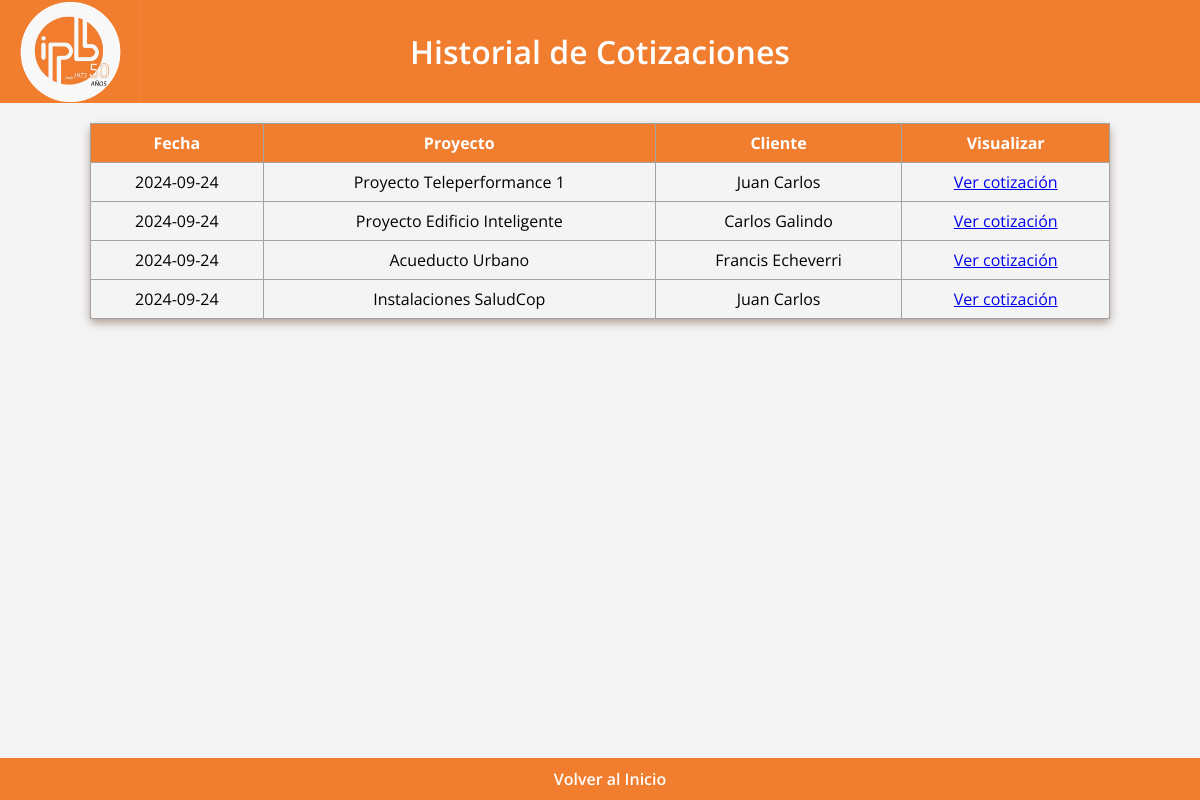
The page /lista_cotizaciones on the database its author committed.
### app.py (models this page shows, shortened)
class Cotizacion(db.Model):
    id = db.Column(db.Integer, primary_key=True)
    fecha = db.Column(db.Date, default=lambda: datetime.now(pytz.timezone('America/Bogota')).date())
    ciudad = db.Column(db.String(100), nullable=False)
    empresa = db.Column(db.String(100), nullable=False)
    proyecto = db.Column(db.String(100), nullable=False)
    plazo = db.Column(db.String(100), nullable=False)
    entrega = db.Column(db.String(100), nullable=False)
    anticipo = db.Column(db.Integer, nullable=False)
    p_acta = db.Column(db.Integer, nullable=False)
    f_acta = db.Column(db.Integer, nullable=False)
    consecutivo = db.Column(db.Integer, nullable=False)
    version_padre_id = db.Column(db.Integer, db.ForeignKey('cotizacion.id'), nullable=True)
    versiones = db.relationship('Cotizacion', backref=db.backref('version_padre', remote_side=[id]), lazy=True)
    productos_detalle = db.relationship('CotizacionProducto', backref='cotizacion', lazy=True)
    cliente_id = db.Column(db.Integer, db.ForeignKey('cliente.id'), nullable=False)
    cliente = db.relationship('Cliente', backref=db.backref('cotizaciones', lazy=True))
    servicio = db.Column(db.String(1000), nullable=False, default="v")

class Cliente(db.Model):
    id = db.Column(db.Integer, primary_key=True)
    nombre = db.Column(db.String(100), nullable=False)
    celular = db.Column(db.Integer, nullable=False)
    email = db.Column(db.String(100), nullable=False)
    """
    cotizacion_id = db.Column(db.Integer, db.ForeignKey('cotizacion.id'))
    cotizaciones = db.relationship('Cotizacion', back_populates='clienten', order_by='Cotizacion.id')
    """

### app.py (the view)
@app.route('/lista_cotizaciones')
def listar_cotizaciones():
    cotizaciones_sin_hijas = db.session.query(Cotizacion).filter(
        ~Cotizacion.versiones.any()
    ).all()
    return render_template('lista_cotizaciones.html', cotizaciones=cotizaciones_sin_hijas)

### templates/lista_cotizaciones.html (shortened to what this page needs)
<!DOCTYPE html>
<html lang="en">
<head>
    <link rel="stylesheet" href="{{ url_for('static', filename='styleListaCotizaciones.css') }}">
</head>
<body>
    <header>
        <img src="static/logobonito.png" alt="Logo de IPB SAS" class="logobonito">
        <h1>Historial de Cotizaciones</h1>
    </header>
    <table id="myTable" border="1" class="cotizaciones">
        <thead>
            <tr>
                <th>Fecha</th>
                <th>Proyecto</th>
                <th>Cliente</th>
                <th>Visualizar</th>
            </tr>
        </thead>
        <tbody>
            {% for cotizacion in cotizaciones%}
            <tr>
                <td>{{ cotizacion.fecha }}</td>
                <td>{{ cotizacion.proyecto }}</td>
                <td>{{ cotizacion.cliente.nombre }}</td>
                <td><a href="/versiones_cotizacion/{{cotizacion.id}}"class="btn-ver-cotizacion">Ver cotización</a></td>
            </tr>
            {% endfor %}
        </tbody>
    </table>
    <footer>
        <a href="/" class="support-link">Volver al Inicio</a>
    </footer>
</body>
</html>

### static/styleListaCotizaciones.css (style rules this page uses)
html, body { height: 100%; margin: 0; }
body { display: flex; flex-direction: column; font-family: 'Open Sans', Arial, sans-serif; padding: 0; box-sizing: border-box; background-color: #f4f4f4; }
header .logobonito { height: 100px; width: auto; position: absolute; top: 50%; left: 0; transform: translateY(-50%); }
header { background-color: #f17d2f; color: white; padding: 30px; text-align: center; position: relative; }
h1 { margin: 0; font-weight: 600; }
table { width: 85%; margin: 20px auto; border-collapse: collapse; border: 1px solid #a3a3a3; border-radius: 5px; box-shadow: 0 4px 8px #6b4e3a80; }
th, td { padding: 8px; text-align: center; border-bottom: 1px solid #a3a3a3; }
th { background-color: #f17d2f; color: white; }
footer { background-color: #f17d2f; color: white; padding: 10px; text-align: center; position: fixed; width: 100%; bottom: 0; }
.support-link { color: white; text-decoration: none; font-weight: 600; }

### rows shown on the page
Cotizacion: fecha "2024-09-24", proyecto "Proyecto Teleperformance 1", cliente.nombre "Juan Carlos"
Cotizacion: fecha "2024-09-24", proyecto "Proyecto Edificio Inteligente", cliente.nombre "Carlos Galindo"
Cotizacion: fecha "2024-09-24", proyecto "Acueducto Urbano", cliente.nombre "Francis Echeverri"
Cotizacion: fecha "2024-09-24", proyecto "Instalaciones SaludCop", cliente.nombre "Juan Carlos"
